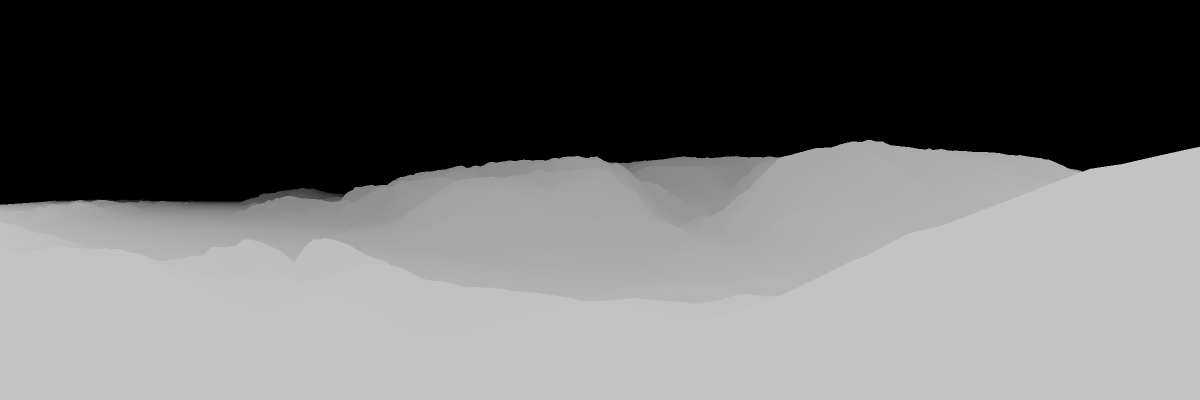
#> input picture assets/depth_map_example.png, 2400 x 800 px (shown at 1/2 size)
$ python -i image_manipulations.py   (imports and definitions only)
#> lines starting #> are read from the running program, lines starting #| are printed output that depends on the picture; after the words box and inside, x2 and y2 are one past the last pixel; in counts of white or black regions, pixels touching at a corner belong together
#> further down, picture is the input picture: shape (800, 2400, 3); min 0, max 195, mean 105.6
import cv2
import numpy as np
from location_handler import get_bearing
from tools.debug import p_i


def change_brightness(img, value=30):
    channels = img.ndim
    if channels == 3:
        img = cv2.cvtColor(img, cv2.COLOR_BGR2HSV)
    else:
        img = cv2.cvtColor(img, cv2.COLOR_GRAY2BGR)
        img = cv2.cvtColor(img, cv2.COLOR_BGR2HSV)
    h, s, v = cv2.split(img)
    v = cv2.add(v, value)
    v[v > 255] = 255
    if channels == 2:
        v[v <= value] = 0
    else:
        v[v < 0] = 0
    final_hsv = cv2.merge((h, s, v))
    img = cv2.cvtColor(final_hsv, cv2.COLOR_HSV2BGR)
    if channels == 2:
        img = cv2.cvtColor(img, cv2.COLOR_BGR2GRAY)
    return img


# [40 lines left out: functions rotate_image_on_map, structured_forest, not called in this run]


def resizer(image, im_width=1200):
    n_size = (1 / image.shape[1]) * im_width
    return cv2.resize(image, (0, 0), fx=n_size, fy=n_size)


# [7 lines left out: function annotate_image, not called in this run]


def skeletonize(image):
    image[image != 0] = 255
    _, img = cv2.threshold(image, 1, 255, 0)
    skeleton_image = np.zeros(img.shape, np.uint8)
    kernel = cv2.getStructuringElement(cv2.MORPH_ELLIPSE, (3, 3))
    while True:
        opening = cv2.morphologyEx(img, cv2.MORPH_OPEN, kernel)
        temp = cv2.subtract(img, opening)
        img = cv2.erode(img, kernel)
        skeleton_image = cv2.bitwise_or(skeleton_image, temp)
        if cv2.countNonZero(img) == 0:
            break
    return skeleton_image


def flip(image, direction=0):
    image = cv2.transpose(image)
    return cv2.flip(image, flipCode=direction)


def remove_contours(image, min_area=100, lb=40, ub=255):
    _, thresh_binary = cv2.threshold(image, lb, ub, cv2.THRESH_BINARY)
    mask = np.zeros(image.shape[:2], dtype=np.uint8)
    contours, _ = cv2.findContours(
        image=thresh_binary, mode=cv2.RETR_EXTERNAL, method=cv2.CHAIN_APPROX_NONE
    )
    [
        cv2.drawContours(mask, [cnt], 0, (255), -1)
        for cnt in contours
        if cv2.contourArea(cnt) > min_area
    ]
    masked_image = cv2.bitwise_and(image, mask)
    return masked_image


def trim_edges(image):
    image = cv2.cvtColor(image, cv2.COLOR_BGR2GRAY)
    kernel = cv2.getStructuringElement(cv2.MORPH_ELLIPSE, (5, 2))
    trimmed = cv2.dilate(image, kernel, iterations=3)
    for i in [35, 70]:
        trimmed = change_brightness(trimmed, 25)
        trimmed = remove_contours(trimmed, 50000, i, 255)
        trimmed = cv2.dilate(trimmed, kernel, iterations=1)
#> this loop made 2 passes
#> pass 1, in change_brightness, `v = cv2.add(v, value)`:
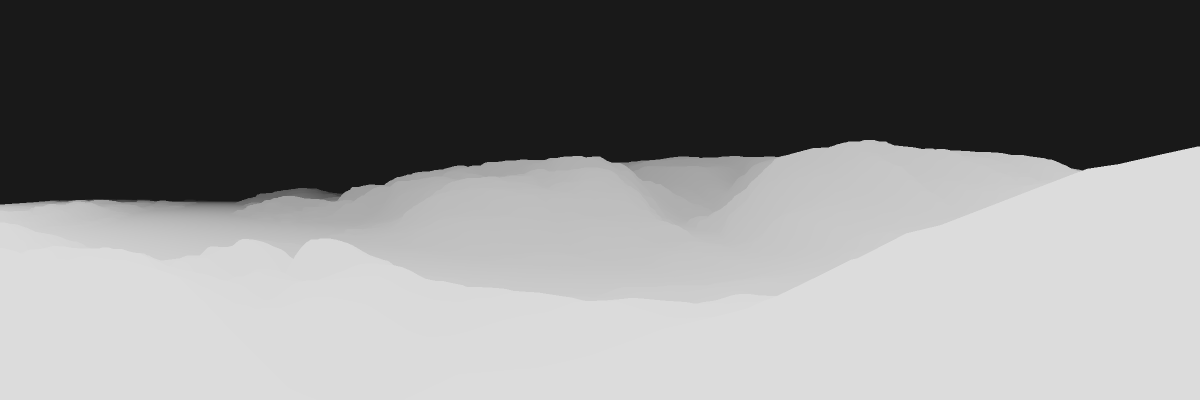
#> v: shape (800, 2400) (shown at 1/2 size); min 25, max 220, mean 130.9
#> after the loop:
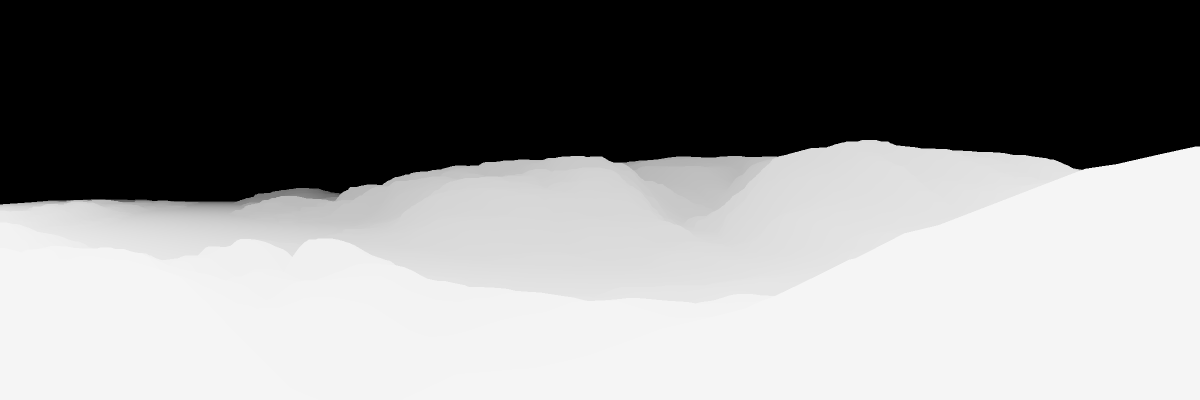
#> trimmed: shape (800, 2400) (shown at 1/2 size); min 0, max 245, mean 134.9
    trimmed = skeletonize(trimmed)
#> in skeletonize, `image[image != 0] = 255`:
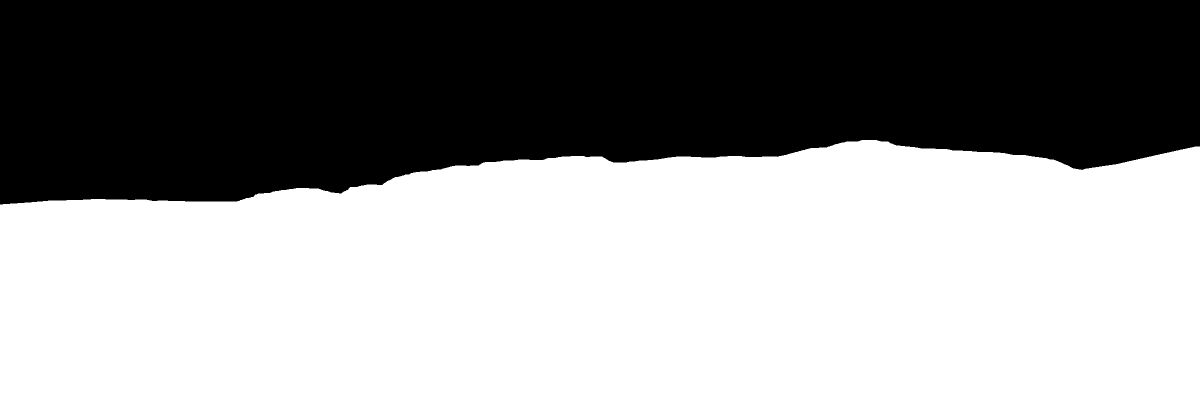
#> image: shape (800, 2400) (shown at 1/2 size); 57.6% white; 1 black region, box (x1, y1, x2, y2) and area: (0, 0, 2400, 409) 814852
#> the loop in skeletonize, `while True:` made 520 passes
#> pass 1, in skeletonize, `img = cv2.erode(img, kernel)`:
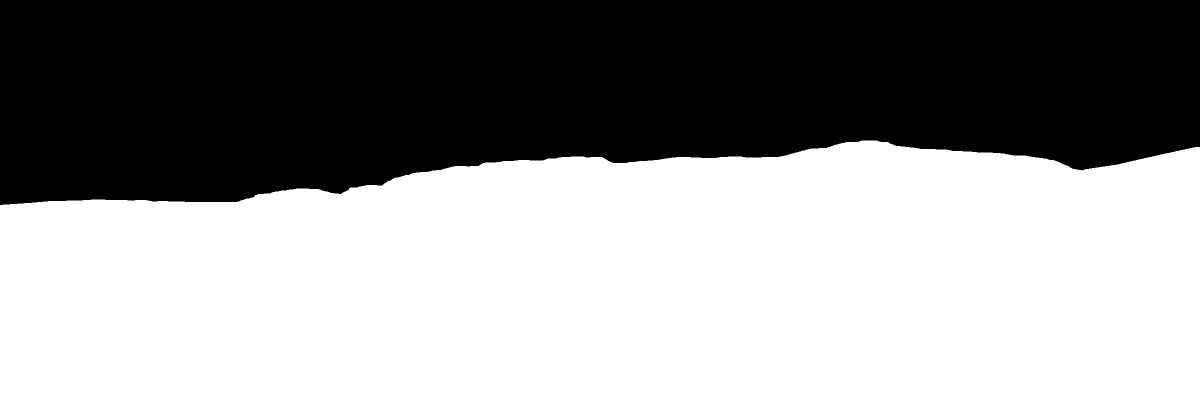
#> img: shape (800, 2400) (shown at 1/2 size); 57.4% white; 1 black region, box (x1, y1, x2, y2) and area: (0, 0, 2400, 410) 817254
#> pass 2, in skeletonize, `img = cv2.erode(img, kernel)`:
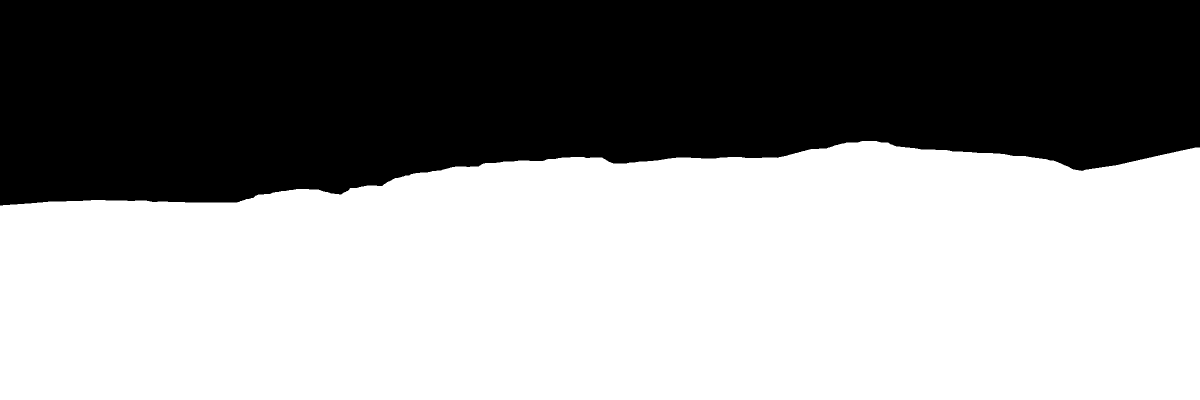
#> img: shape (800, 2400) (shown at 1/2 size); 57.3% white; 1 black region, box (x1, y1, x2, y2) and area: (0, 0, 2400, 411) 819656
#> after the loop in skeletonize, `while True:`:
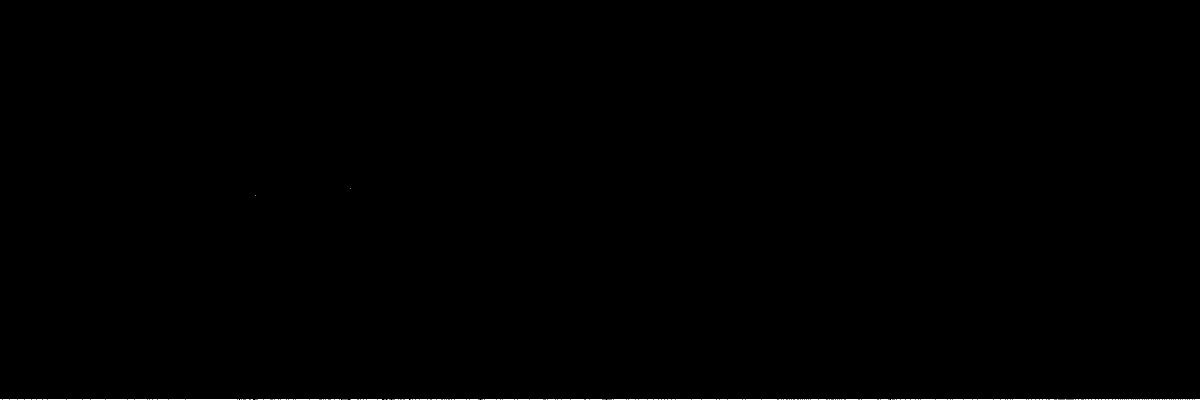
#> skeleton_image: shape (800, 2400) (shown at 1/2 size); 0.11% white in thin lines or dots, all inside (x1, y1, x2, y2) = (0, 377, 2400, 800)
    trimmed = cv2.GaussianBlur(trimmed, (3, 3), 0)
    trimmed = remove_contours(trimmed, min_area=1250, lb=1)
#> call 3 of remove_contours, with min_area = 1250, lb = 1, ub = 255
#> in remove_contours (call 3), `_, thresh_binary = cv2.threshold(image, lb, ub, cv2.THRESH_BINARY)`: thresh_binary: shape (800, 2400); 0.25% white; 7 white regions (3 under 20 px)
#> in remove_contours (call 3), `contours, _ = cv2.findContours( image=thresh_binary, mode=cv2.RETR_EXT..`: contours = 7 contours, 3 with area under 20; largest, box (x1, y1, x2, y2) and area: (773, 798, 2400, 800) 1626, (0, 798, 507, 800) 506, (510, 798, 696, 800) 185, (700, 798, 765, 800) 64
#> in remove_contours (call 3), `[ cv2.drawContours(mask, [cnt], 0, (255), -1) for cnt in contours if c..`:
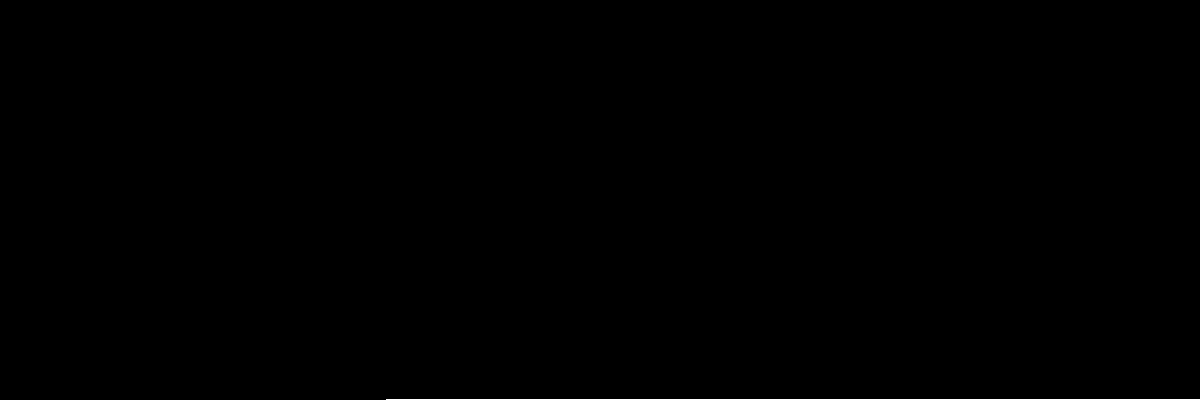
#> mask: shape (800, 2400) (shown at 1/2 size); 0.17% white; 1 white region, box (x1, y1, x2, y2) and area: (773, 798, 2400, 800) 3254

    return trimmed

>>> import cv2
>>> picture = cv2.imread('../assets/depth_map_example.png')
>>> result = trim_edges(picture)

$ run again, on assets/example_povray.png
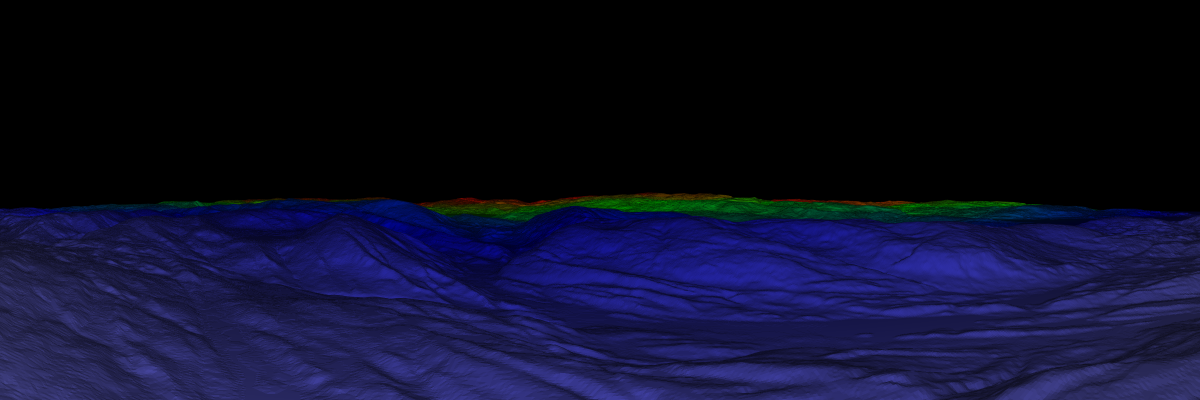
#> input picture assets/example_povray.png, 2400 x 800 px (shown at 1/2 size)
#> picture is the input picture: shape (800, 2400, 3); mean B, G, R 42, 14.5, 13.4
#> in skeletonize, `image[image != 0] = 255`:
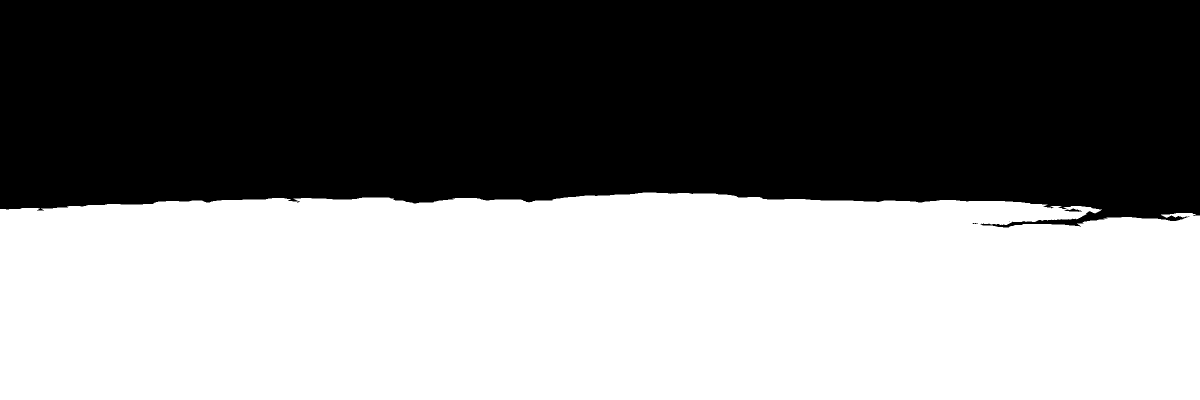
#> image: shape (800, 2400) (shown at 1/2 size); 49.4% white; 1 white region, box (x1, y1, x2, y2) and area: (0, 385, 2400, 800) 948990
#> in remove_contours (call 3), `_, thresh_binary = cv2.threshold(image, lb, ub, cv2.THRESH_BINARY)`:
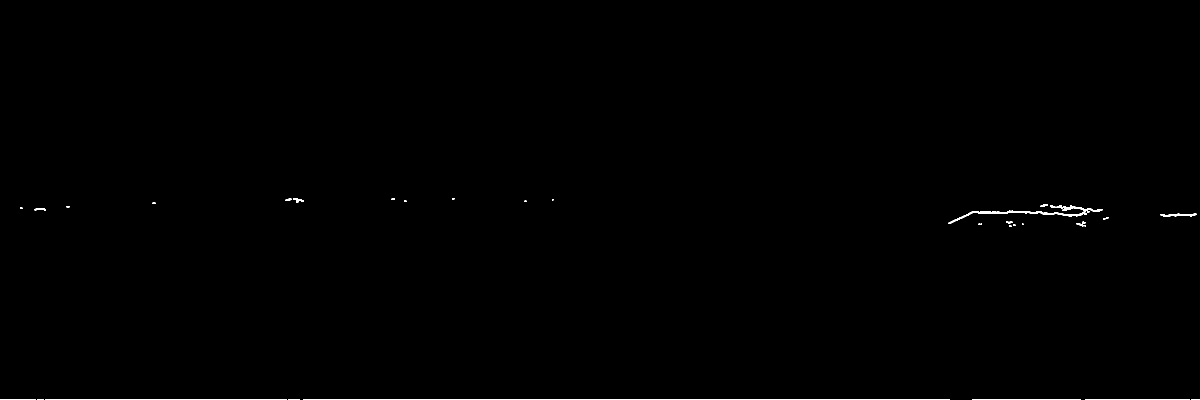
#> thresh_binary: shape (800, 2400) (shown at 1/2 size); 0.37% white; 40 white regions (16 under 20 px)
#> contours = 40 contours, 21 with area under 20; largest, box (x1, y1, x2, y2) and area: (1897, 411, 2205, 448) 1105, (1106, 798, 1899, 800) 792, (786, 798, 1105, 800) 318, (309, 798, 573, 800) 263, (2170, 798, 2379, 800) 208
